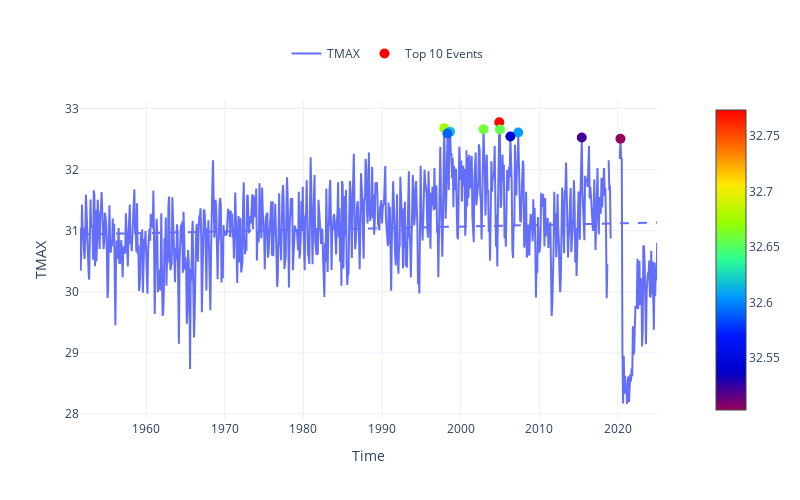

This figure's notebook cell:
### Code cell
dict_plot = [{'data' : st_data, 'var' : 'TMAX', 'ax' : 1, 'label' : 'TMAX'}]
scatter_dict = [{'data' : top_10, 'var' : 'TMAX', 'ax' : 1, 'label' : 'Top 10 Events'}]

fig = plot_timeseries_interactive(dict_plot, trendline=True, scatter_dict = scatter_dict);
# fig.write_image("figura.png", format="png")

### Figure 1 — Plotly figure (JSON) as saved in the notebook; plotly's stock layout.template omitted (floating-point values rounded to 4 significant figures; data arrays with more than 128 entries replaced by an {"elided": "..."} marker saying what was removed)
{"data": [{"line": {"color": "#636EFA"}, "name": "TMAX", "type": "scatter", "x": {"elided": "882 str values"}, "xaxis": "x", "y": {"elided": "882 float values"}, "yaxis": "y"}, {"line": {"color": "#636EFA", "dash": "dash"}, "mode": "lines", "name": "TMAX (Trend)", "showlegend": false, "type": "scatter", "x": {"elided": "868 str values"}, "xaxis": "x", "y": {"elided": "868 float values"}, "yaxis": "y"}, {"marker": {"color": [32.77, 32.68, 32.66, 32.65, 32.62, 32.61, 32.59, 32.54, 32.52, 32.5], "colorscale": [[0, "rgb(150,0,90)"], [0.125, "rgb(0,0,200)"], [0.25, "rgb(0,25,255)"], [0.375, "rgb(0,152,255)"], [0.5, "rgb(44,255,150)"], [0.625, "rgb(151,255,0)"], [0.75, "rgb(255,234,0)"], [0.875, "rgb(255,111,0)"], [1, "rgb(255,0,0)"]], "showscale": true, "size": 10}, "mode": "markers", "name": "Top 10 Events", "type": "scatter", "x": ["2004-11-30T00:00:00", "1997-11-30T00:00:00", "2002-11-30T00:00:00", "2004-12-31T00:00:00", "1998-08-31T00:00:00", "2007-04-30T00:00:00", "1998-04-30T00:00:00", "2006-04-30T00:00:00", "2015-05-31T00:00:00", "2020-04-30T00:00:00"], "y": [32.77, 32.68, 32.66, 32.65, 32.62, 32.61, 32.59, 32.54, 32.52, 32.5]}], "layout": {"height": 500, "legend": {"font": {"size": 12}, "orientation": "h", "x": 0.5, "xanchor": "center", "y": 1.1, "yanchor": "bottom"}, "title": {"text": " "}, "width": 800, "xaxis": {"anchor": "y", "domain": [0, 0.94], "title": {"text": "Time"}}, "yaxis": {"anchor": "x", "domain": [0, 1], "title": {"text": "TMAX"}}, "yaxis2": {"anchor": "x", "overlaying": "y", "side": "right"}}}
